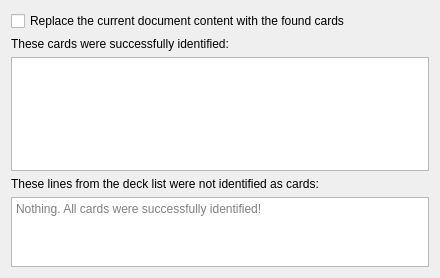
<?xml version="1.0" encoding="UTF-8"?>
<ui version="4.0">
 <class>SummaryPage</class>
 <widget class="QWizardPage" name="SummaryPage">
  <property name="geometry">
   <rect>
    <x>0</x>
    <y>0</y>
    <width>440</width>
    <height>278</height>
   </rect>
  </property>
  <property name="title">
   <string>Import a deck list for printing</string>
  </property>
  <property name="subTitle">
   <string>The table below shows all identified cards. Double-clicking the Set or Collector# cells to change the selected printing. The text field shows all lines from the input that were not identified as cards.</string>
  </property>
  <layout class="QVBoxLayout" name="verticalLayout">
   <item>
    <widget class="QCheckBox" name="should_replace_document">
     <property name="toolTip">
      <string>If checked, clear all cards in the current document, replacing everything with the list below.
If unchecked, append the cards found below to the document.</string>
     </property>
     <property name="text">
      <string>Replace the current document content with the found cards</string>
     </property>
     <property name="icon">
      <iconset theme="document-replace">
       <normaloff>.</normaloff>.</iconset>
     </property>
    </widget>
   </item>
   <item>
    <widget class="QLabel" name="parsed_cards_label">
     <property name="text">
      <string>These cards were successfully identified:</string>
     </property>
    </widget>
   </item>
   <item>
    <widget class="QTableView" name="parsed_cards_table">
     <property name="sizePolicy">
      <sizepolicy hsizetype="Expanding" vsizetype="Expanding">
       <horstretch>0</horstretch>
       <verstretch>65</verstretch>
      </sizepolicy>
     </property>
     <property name="sizeAdjustPolicy">
      <enum>QAbstractScrollArea::AdjustToContents</enum>
     </property>
     <property name="alternatingRowColors">
      <bool>true</bool>
     </property>
     <property name="sortingEnabled">
      <bool>true</bool>
     </property>
     <attribute name="horizontalHeaderDefaultSectionSize">
      <number>110</number>
     </attribute>
    </widget>
   </item>
   <item>
    <widget class="QLabel" name="unsuccessful_lines_label">
     <property name="text">
      <string>These lines from the deck list were not identified as cards:</string>
     </property>
    </widget>
   </item>
   <item>
    <widget class="QTextBrowser" name="unparsed_lines_text">
     <property name="sizePolicy">
      <sizepolicy hsizetype="Expanding" vsizetype="Expanding">
       <horstretch>0</horstretch>
       <verstretch>35</verstretch>
      </sizepolicy>
     </property>
     <property name="sizeAdjustPolicy">
      <enum>QAbstractScrollArea::AdjustToContents</enum>
     </property>
     <property name="acceptRichText">
      <bool>false</bool>
     </property>
     <property name="placeholderText">
      <string>Nothing. All cards were successfully identified!</string>
     </property>
     <property name="openLinks">
      <bool>false</bool>
     </property>
    </widget>
   </item>
  </layout>
 </widget>
 <resources/>
 <connections/>
</ui>
